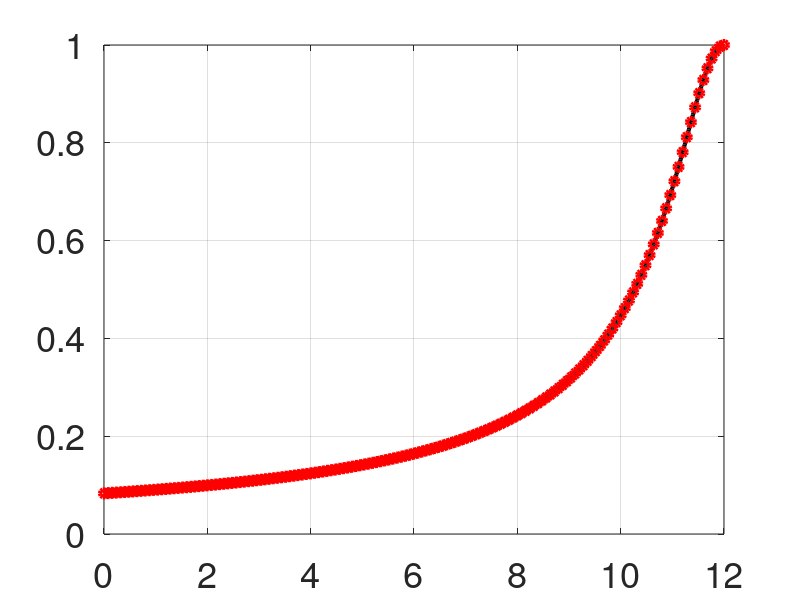
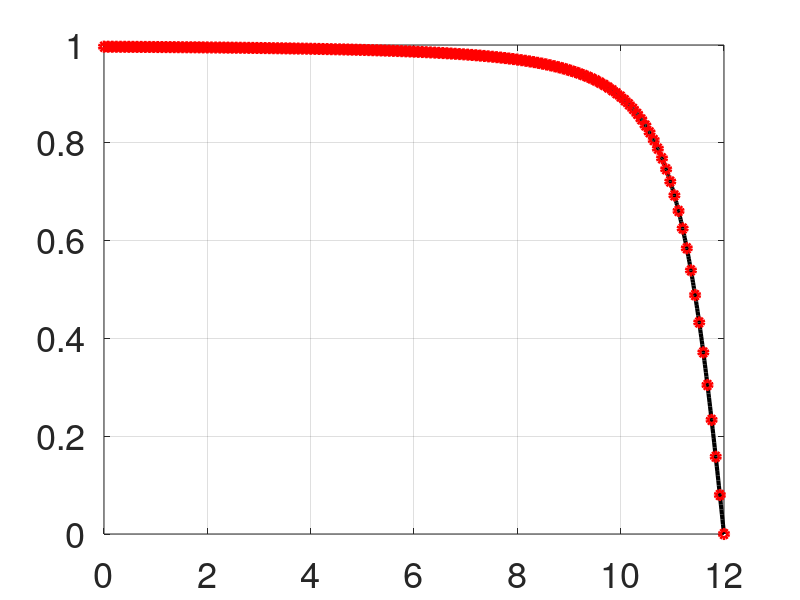

These charts were generated, in order, by the following MATLAB code: (Note: this script raises an error after producing the figures.)
clear all 
close all

bebotFolder = fullfile(pwd, '..', 'BeBOT');
addpath(bebotFolder);

%% Define the following functions
T = 12;
u1 = @(t) 1./(sqrt(1+(T-t).^2));
u2 = @(t) (T-t)./(sqrt(1+(T-t).^2));
% Plot the functions in [0,T]
t = 0:0.01:T;
figure(1)
plot(t,u1(t),'LineWidth',3,'Color','k'); hold on
set(gca,'fontsize', 26);
grid on
figure(2)
plot(t,u2(t),'Linewidth',3,'Color','k'); hold on
grid on
set(gca,'fontsize', 26);




%% Approximation at equidistant nodes
close all
N = 150;
t_nodes = linspace(0,12,N+1);
u1_nodes = u1(t_nodes);
u2_nodes = u2(t_nodes);

figure(1)
plot(t_nodes,u1_nodes,'o','Color','r','LineWidth',3);

figure(2)
plot(t_nodes,u2_nodes,'o','Color','r','LineWidth',3);

u1_N = LagrangePoly(u1_nodes,t_nodes,t);
u2_N = LagrangePoly(u2_nodes,t_nodes,t);

figure(1)
plot(t,u1_N,'Color','r','LineWidth',3);

figure(2)
plot(t,u2_N,'Color','r','LineWidth',3);





%% Approximation at LGL nodes
close all
N = 50;
[t_nodes,w,Dm] = LGL_PS(N,T)
u1_nodes = u1(t_nodes);
u2_nodes = u2(t_nodes);

figure(1)
plot(t_nodes,u1_nodes,'o','Color','g','LineWidth',3);

figure(2)
plot(t_nodes,u2_nodes,'o','Color','g','LineWidth',3);

u1_N = LagrangePoly(u1_nodes,t_nodes,t);
u2_N = LagrangePoly(u2_nodes,t_nodes,t);

figure(1)
plot(t,u1_N,'Color','g','LineWidth',3);

figure(2)
plot(t,u2_N,'Color','g','LineWidth',3);